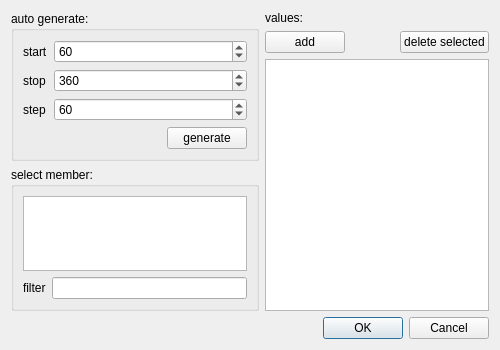
<?xml version="1.0" encoding="UTF-8"?>
<ui version="4.0">
 <class>multiSchedEditDialogInt</class>
 <widget class="QDialog" name="multiSchedEditDialogInt">
  <property name="geometry">
   <rect>
    <x>0</x>
    <y>0</y>
    <width>500</width>
    <height>350</height>
   </rect>
  </property>
  <property name="windowTitle">
   <string>Dialog</string>
  </property>
  <layout class="QVBoxLayout" name="verticalLayout_5">
   <item>
    <layout class="QHBoxLayout" name="horizontalLayout_4">
     <item>
      <layout class="QVBoxLayout" name="verticalLayout_2">
       <item>
        <widget class="QGroupBox" name="autogenerat">
         <property name="title">
          <string>auto generate:</string>
         </property>
         <layout class="QVBoxLayout" name="verticalLayout">
          <item>
           <layout class="QFormLayout" name="formLayout">
            <item row="0" column="0">
             <widget class="QLabel" name="label">
              <property name="text">
               <string>start</string>
              </property>
             </widget>
            </item>
            <item row="1" column="0">
             <widget class="QLabel" name="label_2">
              <property name="text">
               <string>stop</string>
              </property>
             </widget>
            </item>
            <item row="2" column="0">
             <widget class="QLabel" name="label_3">
              <property name="text">
               <string>step</string>
              </property>
             </widget>
            </item>
            <item row="0" column="1">
             <widget class="QSpinBox" name="spinBox_start">
              <property name="maximum">
               <number>10000</number>
              </property>
              <property name="singleStep">
               <number>60</number>
              </property>
              <property name="value">
               <number>60</number>
              </property>
             </widget>
            </item>
            <item row="1" column="1">
             <widget class="QSpinBox" name="spinBox_stop">
              <property name="maximum">
               <number>10000</number>
              </property>
              <property name="singleStep">
               <number>60</number>
              </property>
              <property name="value">
               <number>360</number>
              </property>
             </widget>
            </item>
            <item row="2" column="1">
             <widget class="QSpinBox" name="spinBox_step">
              <property name="maximum">
               <number>10000</number>
              </property>
              <property name="singleStep">
               <number>60</number>
              </property>
              <property name="value">
               <number>60</number>
              </property>
             </widget>
            </item>
           </layout>
          </item>
          <item>
           <layout class="QHBoxLayout" name="horizontalLayout">
            <item>
             <spacer name="horizontalSpacer">
              <property name="orientation">
               <enum>Qt::Horizontal</enum>
              </property>
              <property name="sizeHint" stdset="0">
               <size>
                <width>40</width>
                <height>20</height>
               </size>
              </property>
             </spacer>
            </item>
            <item>
             <widget class="QPushButton" name="pushButton_generate">
              <property name="text">
               <string>generate</string>
              </property>
              <property name="icon">
               <iconset resource="myresources.qrc">
                <normaloff>:/icons/icons/edit-add.png</normaloff>:/icons/icons/edit-add.png</iconset>
              </property>
             </widget>
            </item>
           </layout>
          </item>
         </layout>
        </widget>
       </item>
       <item>
        <spacer name="verticalSpacer">
         <property name="orientation">
          <enum>Qt::Vertical</enum>
         </property>
         <property name="sizeHint" stdset="0">
          <size>
           <width>20</width>
           <height>40</height>
          </size>
         </property>
        </spacer>
       </item>
       <item>
        <widget class="QGroupBox" name="groupBox_member">
         <property name="title">
          <string>select member:</string>
         </property>
         <layout class="QVBoxLayout" name="verticalLayout_4">
          <item>
           <widget class="QListView" name="listView_member"/>
          </item>
          <item>
           <layout class="QHBoxLayout" name="horizontalLayout_3">
            <item>
             <widget class="QLabel" name="label_5">
              <property name="text">
               <string>filter</string>
              </property>
             </widget>
            </item>
            <item>
             <widget class="QLineEdit" name="lineEdit_filter"/>
            </item>
           </layout>
          </item>
         </layout>
        </widget>
       </item>
      </layout>
     </item>
     <item>
      <layout class="QVBoxLayout" name="verticalLayout_3">
       <item>
        <widget class="QLabel" name="label_4">
         <property name="text">
          <string>values:</string>
         </property>
        </widget>
       </item>
       <item>
        <layout class="QHBoxLayout" name="horizontalLayout_2">
         <item>
          <widget class="QPushButton" name="pushButton_insert">
           <property name="sizePolicy">
            <sizepolicy hsizetype="Minimum" vsizetype="Fixed">
             <horstretch>0</horstretch>
             <verstretch>0</verstretch>
            </sizepolicy>
           </property>
           <property name="text">
            <string>add</string>
           </property>
           <property name="icon">
            <iconset resource="myresources.qrc">
             <normaloff>:/icons/icons/edit-add.png</normaloff>:/icons/icons/edit-add.png</iconset>
           </property>
          </widget>
         </item>
         <item>
          <spacer name="horizontalSpacer_2">
           <property name="orientation">
            <enum>Qt::Horizontal</enum>
           </property>
           <property name="sizeHint" stdset="0">
            <size>
             <width>40</width>
             <height>20</height>
            </size>
           </property>
          </spacer>
         </item>
         <item>
          <widget class="QPushButton" name="pushButton_delete">
           <property name="text">
            <string>delete selected</string>
           </property>
           <property name="icon">
            <iconset resource="myresources.qrc">
             <normaloff>:/icons/icons/edit-delete-6.png</normaloff>:/icons/icons/edit-delete-6.png</iconset>
           </property>
          </widget>
         </item>
        </layout>
       </item>
       <item>
        <widget class="QTableWidget" name="tableWidget_values">
         <property name="columnCount">
          <number>1</number>
         </property>
         <attribute name="horizontalHeaderVisible">
          <bool>false</bool>
         </attribute>
         <attribute name="horizontalHeaderStretchLastSection">
          <bool>true</bool>
         </attribute>
         <attribute name="verticalHeaderVisible">
          <bool>false</bool>
         </attribute>
         <column>
          <property name="text">
           <string>Values</string>
          </property>
         </column>
        </widget>
       </item>
      </layout>
     </item>
    </layout>
   </item>
   <item>
    <widget class="QDialogButtonBox" name="buttonBox">
     <property name="orientation">
      <enum>Qt::Horizontal</enum>
     </property>
     <property name="standardButtons">
      <set>QDialogButtonBox::Cancel|QDialogButtonBox::Ok</set>
     </property>
    </widget>
   </item>
  </layout>
 </widget>
 <resources>
  <include location="myresources.qrc"/>
 </resources>
 <connections>
  <connection>
   <sender>buttonBox</sender>
   <signal>rejected()</signal>
   <receiver>multiSchedEditDialogInt</receiver>
   <slot>reject()</slot>
   <hints>
    <hint type="sourcelabel">
     <x>312</x>
     <y>328</y>
    </hint>
    <hint type="destinationlabel">
     <x>306</x>
     <y>348</y>
    </hint>
   </hints>
  </connection>
 </connections>
</ui>
